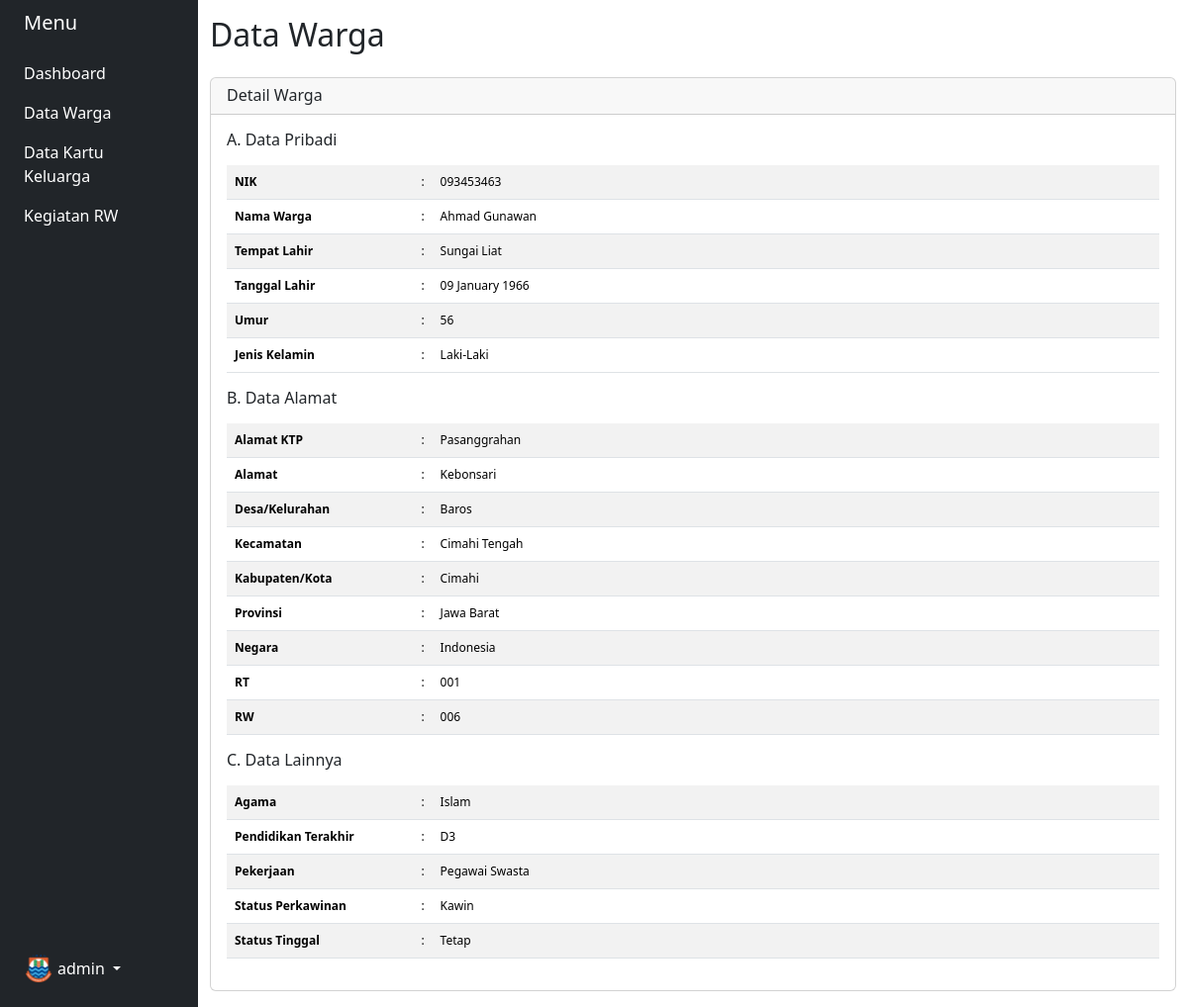
Screenshot of /master/warga/detail-warga.php?id_warga=15 (signed in) with the database file from the repository.
### tables this page shows
CREATE TABLE `warga` (
  `id_warga` int(11) NOT NULL,
  `nik_warga` varchar(255) NOT NULL,
  `nama_warga` varchar(255) NOT NULL,
  `tempat_lahir_warga` varchar(255) NOT NULL,
  `tanggal_lahir_warga` date NOT NULL,
  `jenis_kelamin_warga` enum('L','P') NOT NULL,
  `alamat_ktp_warga` text NOT NULL,
  `alamat_warga` text NOT NULL,
  `desa_kelurahan_warga` varchar(255) NOT NULL,
  `kecamatan_warga` varchar(255) NOT NULL,
  `kabupaten_kota_warga` varchar(255) NOT NULL,
  `provinsi_warga` varchar(255) NOT NULL,
  `negara_warga` varchar(255) NOT NULL,
  `rt_warga` varchar(10) NOT NULL,
  `rw_warga` varchar(10) NOT NULL,
  `agama_warga` varchar(255) NOT NULL,
  `pendidikan_terakhir_warga` varchar(255) NOT NULL,
  `pekerjaan_warga` varchar(255) NOT NULL,
  `status_perkawinan_warga` enum('Kawin','Belum Kawin') NOT NULL,
  `status_warga` enum('Tetap','Kontrak') NOT NULL,
  `created_at` timestamp NOT NULL DEFAULT current_timestamp() ON UPDATE current_timestamp(),
  `updated_at` timestamp NOT NULL DEFAULT current_timestamp()
);

### master/warga/detail-warga.php (the view, shortened to what this page needs)
<?php
include "../../koneksi.php";
if (isset($_GET['id_warga'])) {
    $id_warga = $_GET['id_warga'];
    $query = mysqli_query($db, "SELECT * FROM warga WHERE id_warga=$id_warga");
    $data = mysqli_fetch_assoc($query);
}
?>
<!DOCTYPE html>
<html lang="en">
  <head>
      <link rel="stylesheet" href="../../assets/vendor/bootstrap/dist/css/bootstrap.min.css">
      <link rel="stylesheet" href="https://cdnjs.cloudflare.com/ajax/libs/font-awesome/6.2.0/css/all.min.css">
      <link rel="stylesheet" href="../../assets/css/master.css">
  </head>
  <body>
    <div class="container-fluid">
        <div class="row flex-nowrap">
            <div class="col-auto col-md-3 col-xl-2 px-sm-2 px-0 bg-dark">
                <?php include('../../layouts/master/sidebar.php'); ?>
            </div>
            <div class="col py-3">
                <div class="title mb-4">
                    <h2 class="page-header">Data Warga</h2>
                </div>
                <div class="card">
                    <div class="card-header">
                        <h5 class="card-title mb-0">Detail Warga</h5>
                    </div>
                    <div class="card-body">
                        <div class="title-detail-group mb-3">
                            <h6>A. Data Pribadi</h6>
                        </div>
                        <table class="table table-striped table-middle">
                            <tbody>
                                <tr>
                                    <th width="20%">NIK</th>
                                    <td width="1%">:</td>
                                    <td><?php echo $data['nik_warga']; ?></td>
                                </tr>
                                <tr>
                                    <th>Nama Warga</th>
                                    <td>:</td>
                                    <td><?php echo $data['nama_warga']; ?></td>
                                </tr>
                                <tr>
                                    <th>Tempat Lahir</th>
                                    <td>:</td>
                                    <td><?php echo $data['tempat_lahir_warga']; ?></td>
                                </tr>
                                <tr>
                                    <th>Tanggal Lahir</th>
                                    <td>:</td>
                                    <td><?php echo date('d F Y', strtotime($data['tanggal_lahir_warga'])); ?></td>
                                </tr>
                                <tr>
                                    <th>Umur</th>
                                    <td>:</td>
                                    <td>
                                        <?php
                                            $tanggal_lahir = new DateTime($data['tanggal_lahir_warga']);
                                            $today = new DateTime();
                                            $years = $today->diff($tanggal_lahir)->y;
                                            echo $years;
                                        ?>
                                    </td>
                                </tr>
                                <tr>
                                    <th>Jenis Kelamin</th>
                                    <td>:</td>
                                    <td>
                                    <?php
                                        if ($data['jenis_kelamin_warga'] == "L") {
                                            echo "Laki-Laki";
                                        } elseif ($data['jenis_kelamin_warga'] == "P") {
                                            echo "Perempuan";
                                        }
                                    ?>
                                    </td>
                                </tr>
                            </tbody>
                        </table>
                        <div class="title-detail-group mb-3">
                            <h6>B. Data Alamat</h6>
                        </div>
                        <table class="table table-striped table-middle">
                            <tbody>
                                <tr>
                                    <th width="20%">Alamat KTP</th>
                                    <td width="1%">:</td>
                                    <td><?php echo $data['alamat_ktp_warga']; ?></td>
                                </tr>
                                <tr>
                                    <th>Alamat</th>
                                    <td>:</td>
                                    <td><?php echo $data['alamat_warga']; ?></td>
                                </tr>
                                <tr>
                                    <th>Desa/Kelurahan</th>
                                    <td>:</td>
                                    <td><?php echo $data['desa_kelurahan_warga']; ?></td>
                                </tr>
                                <tr>
                                    <th>Kecamatan</th>
                                    <td>:</td>
                                    <td><?php echo $data['kecamatan_warga']; ?></td>
                                </tr>
                                <tr>
                                    <th>Kabupaten/Kota</th>
                                    <td>:</td>
                                    <td><?php echo $data['kabupaten_kota_warga']; ?></td>
                                </tr>
                                <tr>
                                    <th>Provinsi</th>
                                    <td>:</td>
                                    <td><?php echo $data['provinsi_warga']; ?></td>
                                </tr>
                                <tr>
                                    <th>Negara</th>
                                    <td>:</td>
                                    <td><?php echo $data['negara_warga']; ?></td>
                                </tr>
                                <tr>
                                    <th>RT</th>
                                    <td>:</td>
                                    <td><?php echo $data['rt_warga']; ?></td>
                                </tr>
                                <tr>
                                    <th>RW</th>
                                    <td>:</td>
                                    <td><?php echo $data['rw_warga']; ?></td>
                                </tr>
                            </tbody>
                        </table>
                        <div class="title-detail-group mb-3">
                            <h6>C. Data Lainnya</h6>
                        </div>
                        <table class="table table-striped table-middle">
                            <tbody>
                                <tr>
                                    <th width="20%">Agama</th>
                                    <td width="1%">:</td>
                                    <td><?php echo $data['agama_warga']; ?></td>
                                </tr>
                                <tr>
                                    <th>Pendidikan Terakhir</th>
                                    <td>:</td>
                                    <td><?php echo $data['pendidikan_terakhir_warga']; ?></td>
                                </tr>
                                <tr>
                                    <th>Pekerjaan</th>
                                    <td>:</td>
                                    <td><?php echo $data['pekerjaan_warga']; ?></td>
                                </tr>
                                <tr>
                                    <th>Status Perkawinan</th>
                                    <td>:</td>
                                    <td><?php echo $data['status_perkawinan_warga']; ?></td>
                                </tr>
                                <tr>
                                    <th>Status Tinggal</th>
                                    <td>:</td>
                                    <td><?php echo $data['status_warga']; ?></td>
                                </tr>
                            </tbody>
                        </table>
                    </div>
                </div>
            </div>
        </div>
    </div>
  </body>
</html>

### assets/css/master.css (style rules this page uses)
.table th, td { font-size: 12px; }
.card-title { font-size: 1rem; }

### rows the page displays
warga: nik_warga "093453463", nama_warga "Ahmad Gunawan", tempat_lahir_warga "Sungai Liat", tanggal_lahir_warga "09 January 1966", alamat_ktp_warga "Pasanggrahan", alamat_warga "Kebonsari", desa_kelurahan_warga "Baros", kecamatan_warga "Cimahi Tengah", kabupaten_kota_warga "Cimahi", provinsi_warga "Jawa Barat", negara_warga "Indonesia", rt_warga "001", rw_warga "006", agama_warga "Islam", pendidikan_terakhir_warga "D3", pekerjaan_warga "Pegawai Swasta", status_perkawinan_warga "Kawin", status_warga "Tetap"

### other values shown
$_SESSION['role'] "admin"
